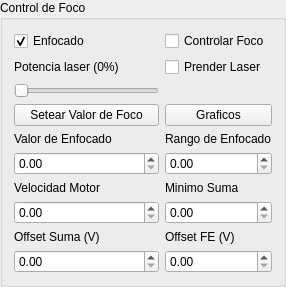
<?xml version="1.0" encoding="UTF-8"?>
<ui version="4.0">
 <class>GroupBox</class>
 <widget class="QGroupBox" name="GroupBox">
  <property name="geometry">
   <rect>
    <x>0</x>
    <y>0</y>
    <width>286</width>
    <height>284</height>
   </rect>
  </property>
  <property name="windowTitle">
   <string>GroupBox</string>
  </property>
  <property name="title">
   <string>Control de Foco</string>
  </property>
  <layout class="QGridLayout" name="gridLayout">
   <item row="8" column="0">
    <widget class="QLabel" name="z_focus_lb">
     <property name="text">
      <string>Valor de Enfocado</string>
     </property>
    </widget>
   </item>
   <item row="11" column="1">
    <widget class="QDoubleSpinBox" name="sum_min_sb"/>
   </item>
   <item row="9" column="0">
    <widget class="QDoubleSpinBox" name="z_focus_sb"/>
   </item>
   <item row="11" column="0">
    <widget class="QDoubleSpinBox" name="motor_speed_sb"/>
   </item>
   <item row="13" column="1">
    <widget class="QDoubleSpinBox" name="fe_offset_sb"/>
   </item>
   <item row="6" column="0">
    <widget class="QSlider" name="laser_potency_sb">
     <property name="orientation">
      <enum>Qt::Horizontal</enum>
     </property>
    </widget>
   </item>
   <item row="8" column="1">
    <widget class="QLabel" name="range_focus_lb">
     <property name="text">
      <string>Rango de Enfocado</string>
     </property>
    </widget>
   </item>
   <item row="10" column="0">
    <widget class="QLabel" name="motor_speed_lb">
     <property name="enabled">
      <bool>true</bool>
     </property>
     <property name="text">
      <string>Velocidad Motor</string>
     </property>
    </widget>
   </item>
   <item row="3" column="0">
    <widget class="QLabel" name="laser_potency_lb">
     <property name="text">
      <string>Potencia laser (0%)</string>
     </property>
    </widget>
   </item>
   <item row="12" column="0">
    <widget class="QLabel" name="sum_offset_lb">
     <property name="text">
      <string>Offset Suma (V)</string>
     </property>
    </widget>
   </item>
   <item row="9" column="1">
    <widget class="QDoubleSpinBox" name="range_focus_sb"/>
   </item>
   <item row="12" column="1">
    <widget class="QLabel" name="fe_offset_lb">
     <property name="text">
      <string>Offset FE (V)</string>
     </property>
    </widget>
   </item>
   <item row="13" column="0">
    <widget class="QDoubleSpinBox" name="sum_offset_sb"/>
   </item>
   <item row="10" column="1">
    <widget class="QLabel" name="sum_min_lb">
     <property name="text">
      <string>Minimo Suma</string>
     </property>
    </widget>
   </item>
   <item row="2" column="1">
    <widget class="QCheckBox" name="focus_control_cb">
     <property name="text">
      <string>Controlar Foco</string>
     </property>
    </widget>
   </item>
   <item row="2" column="0">
    <widget class="QCheckBox" name="focus_display_cb">
     <property name="enabled">
      <bool>true</bool>
     </property>
     <property name="text">
      <string>Enfocado</string>
     </property>
     <property name="checkable">
      <bool>true</bool>
     </property>
     <property name="checked">
      <bool>true</bool>
     </property>
    </widget>
   </item>
   <item row="3" column="1">
    <widget class="QCheckBox" name="laser_on_cb">
     <property name="text">
      <string>Prender Laser</string>
     </property>
    </widget>
   </item>
   <item row="7" column="0">
    <widget class="QPushButton" name="set_range_bt">
     <property name="text">
      <string>Setear Valor de Foco</string>
     </property>
    </widget>
   </item>
   <item row="7" column="1">
    <widget class="QPushButton" name="graphs_bt">
     <property name="text">
      <string>Graficos</string>
     </property>
    </widget>
   </item>
  </layout>
 </widget>
 <resources/>
 <connections/>
</ui>
